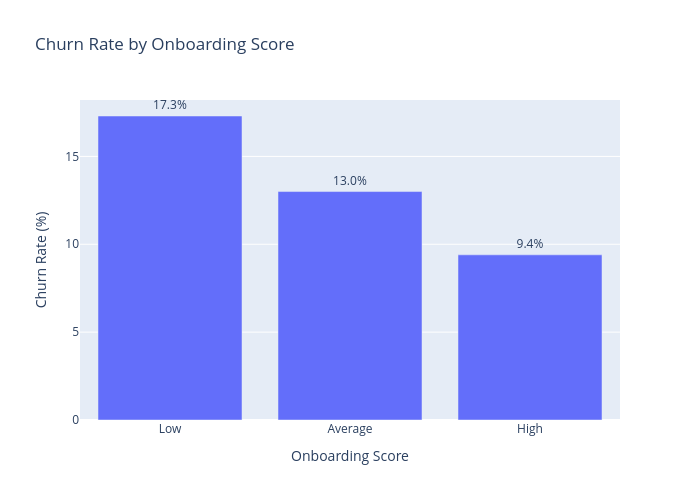

The notebook cell this image was saved under:
### Code cell
order = ['Low', 'Average', 'High']

plot_df = (
    df.groupby('onboarding_score_bucket')['is_churned']
      .mean()
      .mul(100)
      .round(1)
      .reindex(order)   # enforce bucket order
      .reset_index(name='Churn Rate (%)')
)

fig = px.bar(plot_df, x='onboarding_score_bucket', y='Churn Rate (%)', title='Churn Rate by Onboarding Score', text='Churn Rate (%)')
fig.update_traces(texttemplate='%{text:.1f}%', textposition='outside')
fig.update_layout(xaxis_title='Onboarding Score', yaxis_title='Churn Rate (%)',width=700,height=500)
fig.show()

### Figure 1 — Plotly figure (JSON) as saved in the notebook; plotly's stock layout.template omitted (floating-point values rounded to 4 significant figures)
{"data": [{"hovertemplate": "onboarding_score_bucket=%{x}<br>Churn Rate (%)=%{text}<extra></extra>", "legendgroup": "", "marker": {"color": "#636efa", "pattern": {"shape": ""}}, "name": "", "orientation": "v", "showlegend": false, "text": [17.3, 13.0, 9.4], "textposition": "outside", "texttemplate": "%{text:.1f}%", "type": "bar", "x": ["Low", "Average", "High"], "xaxis": "x", "y": [17.3, 13.0, 9.4], "yaxis": "y"}], "layout": {"barmode": "relative", "height": 500, "legend": {"tracegroupgap": 0}, "title": {"text": "Churn Rate by Onboarding Score"}, "width": 700, "xaxis": {"anchor": "y", "domain": [0, 1], "title": {"text": "Onboarding Score"}}, "yaxis": {"anchor": "x", "domain": [0, 1], "title": {"text": "Churn Rate (%)"}}}}
